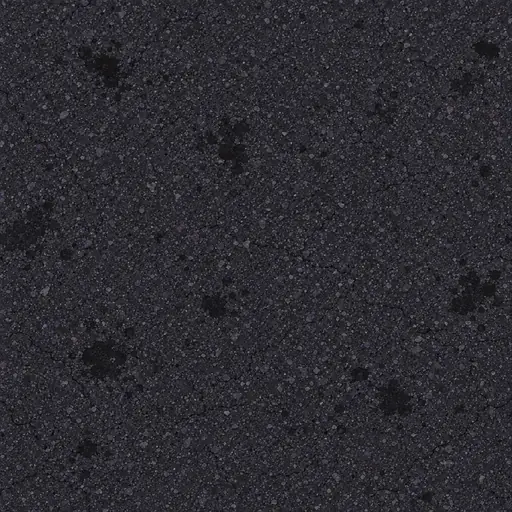
#> input picture busao-do-rock/assets/asphalt.webp, 512 x 512 px, given in place of s1.webp, which was not available
$ python process_textures.py
#> lines starting #> are read from the running program, lines starting #| are printed output that depends on the picture
"""Converte as imagens brutas do Higgsfield (assets/_raw/*.webp, q92) nas texturas leves do jogo (assets/*.webp).

Uso (na pasta busao-do-rock):  python tools/process_textures.py
Requer: pip install pillow
As texturas saem em potência de 2 (repetição sem costura no WebGL) e em webp (poucos KB cada).
"""
import json, os
from PIL import Image

HERE = os.path.dirname(os.path.abspath(__file__))
ASSETS = os.path.join(HERE, '..', 'assets')
RAW = os.path.join(ASSETS, '_raw')

# id: (arquivo bruto, recorte (x0,y0,x1,y1) ou None, tamanho final, qualidade webp)
JOBS = {
    'asphalt':   ('asphalt.webp',   None,                 (512, 512),  72),
    'sidewalk':  ('sidewalk.webp',  None,                 (512, 512),  72),
    'facade_a':  ('facade_a.webp',  None,                 (512, 1024), 74),
    'facade_b':  ('facade_b.webp',  None,                 (512, 1024), 74),
    'facade_c':  ('facade_c.webp',  None,                 (512, 1024), 74),
    'store':     ('store.webp',     (0, 40, 1344, 712),   (1024, 512), 70),
    'sky':       ('sky.webp',       None,                 (1024, 512), 74),
    'bus_side':  ('bus_side.webp',  None,                 (1024, 512), 80),
    'bus_front': ('bus_front.webp', None,                 (512, 512),  80),
    'tree':      ('tree.webp',      None,                 (256, 256),  80),
}

# quadros da HQ de abertura (assets/_raw/comic/pN.webp -> assets/comic/pN.webp)
# slides da HQ com o texto desenhado na arte (3:2). Os quadros antigos sem texto (p1..p3) ficam só em _raw/comic.
COMIC = {'s1': (840, 564, 64), 's2': (840, 564, 64), 's3': (840, 564, 64)}


def comic():
    os.makedirs(os.path.join(ASSETS, 'comic'), exist_ok=True)
    res = {}
    for pid, (w, h, q) in COMIC.items():
        im = Image.open(os.path.join(RAW, 'comic', pid + '.webp')).convert('RGB').resize((w, h), Image.LANCZOS)
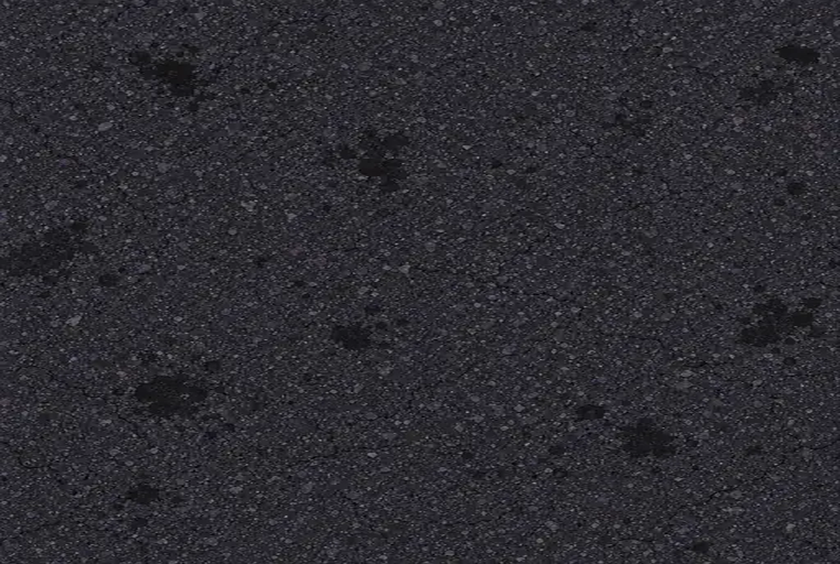
#> im: PIL image 840x564 RGB; mean R, G, B 44.9, 43.9, 49.8
        dst = os.path.join(ASSETS, 'comic', pid + '.webp')
        im.save(dst, 'WEBP', quality=q, method=6)
        res[pid] = round(os.path.getsize(dst) / 1024, 1)
        print('comic', pid, res[pid], 'KB')
#> pass 2 of the loop in comic, `for pid, (w, h, q) in COMIC.items():`:
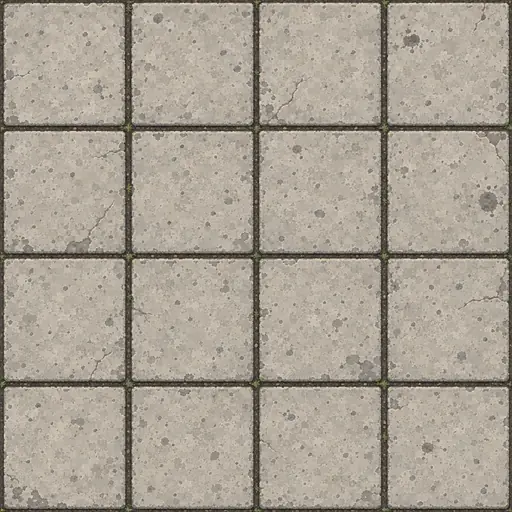
#> input picture busao-do-rock/assets/sidewalk.webp, 512 x 512 px, given in place of s2.webp, which was not available
#> in comic, `im = Image.open(os.path.join(RAW, 'comic', pid + '.webp')).convert('RG..`:
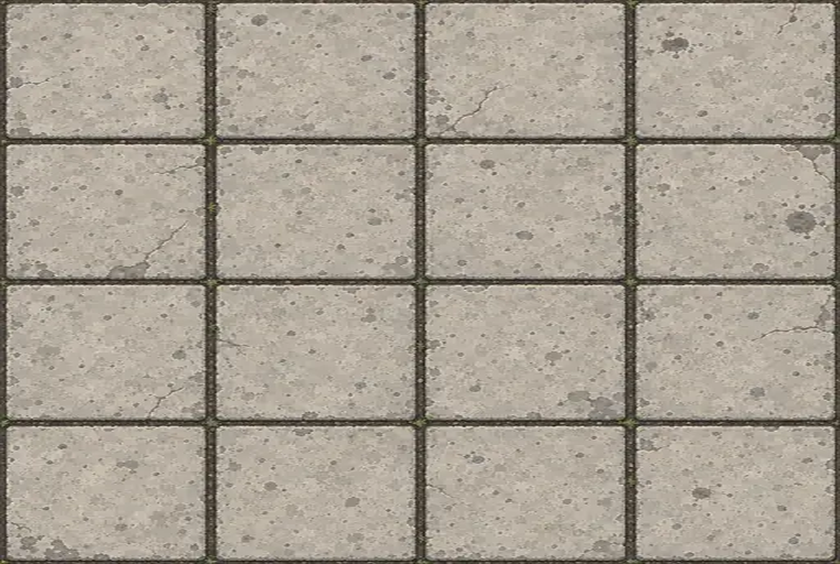
#> im: PIL image 840x564 RGB; mean R, G, B 168.9, 160.7, 148.2
#> (the run stopped early here; a loop or call above may not have finished)
